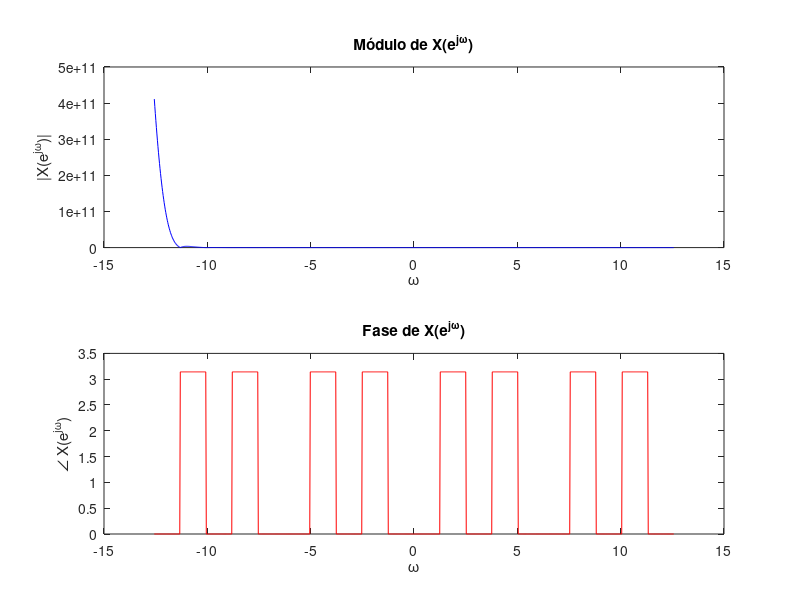

Reproduce this figure in MATLAB.

%w irá desde -4 pi hasta 4 pi, por tanto lo primero que haremos será
%delimitar ese espacio.
omega= linspace(-4*pi, 4*pi, 1000);

%Ahora creamos la función que nos han dado.
X= exp(-1*2*omega).*((sin(5*omega/2))./ (sin(omega/2)));

%Creamos la figura correspondiente en la que irá nuestra gráfica.
figure(2);

%Ahora tenemos que representar por una parte el módulo de la función, y por
%otro lado la fase en dos gráficos diferentes.

subplot(2,1,1); %Primero creamos el subgráfico 1 que contendrá el módulo de la función

plot(omega, abs(X), 'b'); %Ploteamos el primer subgráfico que contendrá el módulo, por eso el abs(x).

xlabel('\omega');
ylabel('|X(e^{j\omega})|');
title('Módulo de X(e^{j\omega})');
%Esto son títulos que le pondremos al gráfico.

hold on;

subplot(2,1,2); %Ahora creamos el subgráfico que representará la fase de nuestra función.
plot(omega, angle(X), 'r'); % Lo ploteamos con la función angle.
xlabel('\omega'); %Escribimos los correspondientes títulos en cada parte
ylabel('\angle X(e^{j\omega})');
title('Fase de X(e^{j\omega})');
hold on;
